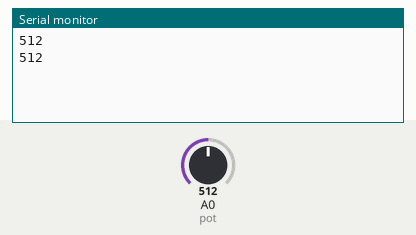
This sketch was run on a simulated Arduino Uno, built with avr-gcc and run on an emulated ATmega328P. Shown: the last lines printed to the serial monitor. The inputs (shaded band) are chosen by the test bench; at power-on: A0 (pot) = 512.

Above: at 1.8 s.
1.9 s: A0 (pot) set to 716
At 2.8 s:
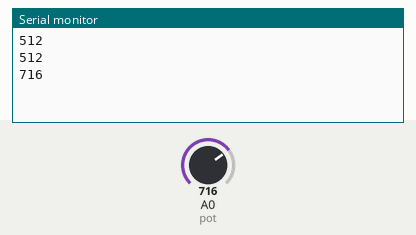
3.4 s: A0 (pot) set to 900
At 4.8 s:
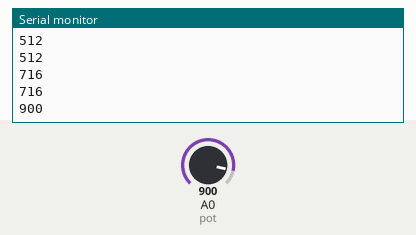
Timing chart, 0 to 6.4 s (numbered marks = the images above; inputs shaded):
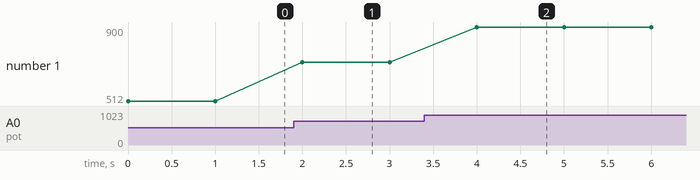

Measured:
- after the input at 1.9 s, the serial monitor: prints a new line after 0.10 s (image 1)
- after the input at 3.4 s, the serial monitor: prints a new line after 0.60 s (image 2)
- plotted number 1: 512 → 716 after the input at 1.9 s, 716 → 900 after the input at 3.4 s

The sketch:

Potentiometer.ino
```cpp
int pot=A0;
int x;

void setup() {
Serial.begin(9600);
pinMode(A0,INPUT);

}

void loop() {
  // put your main code here, to run repeatedly:
x=analogRead(pot);
Serial.println(x);
delay(1000);
}
```
